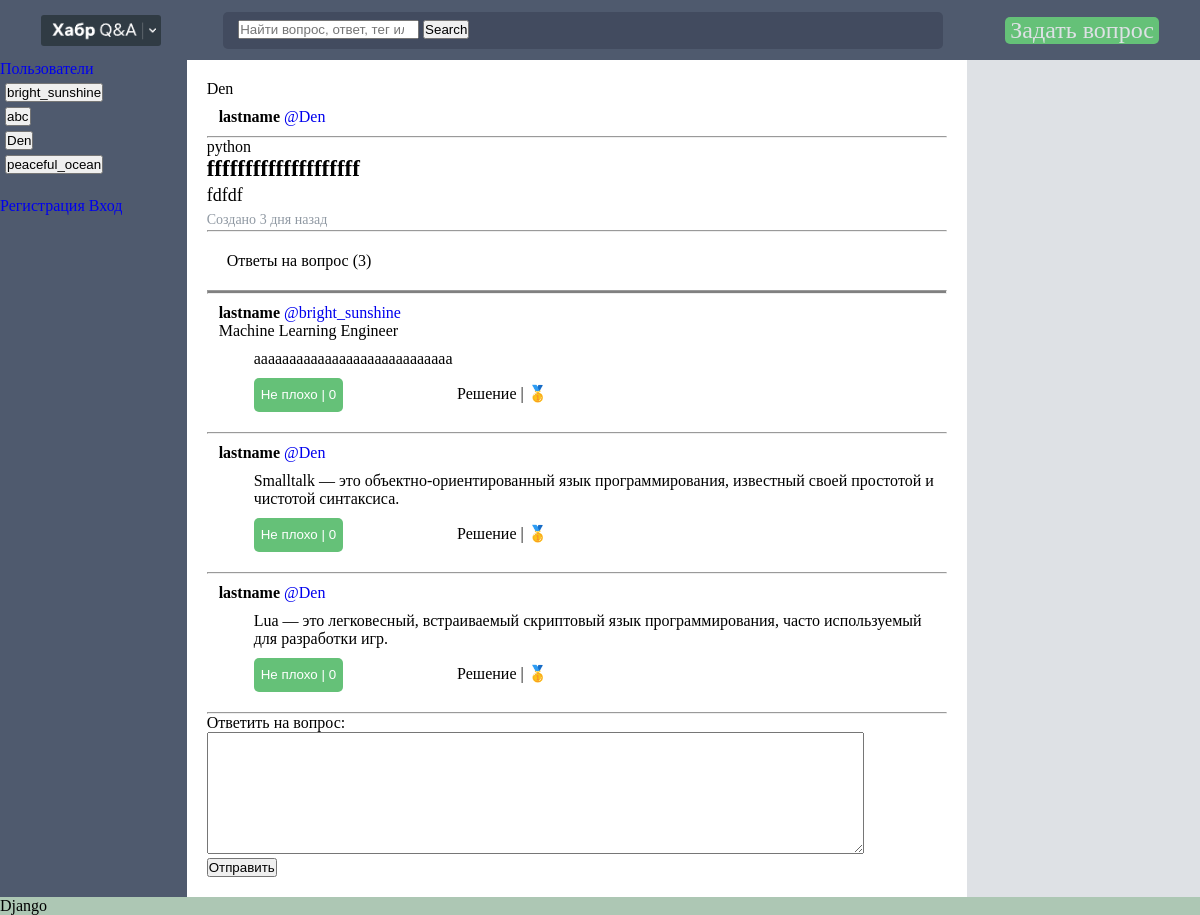
/q/1/, run on an earlier commit of the app's database.
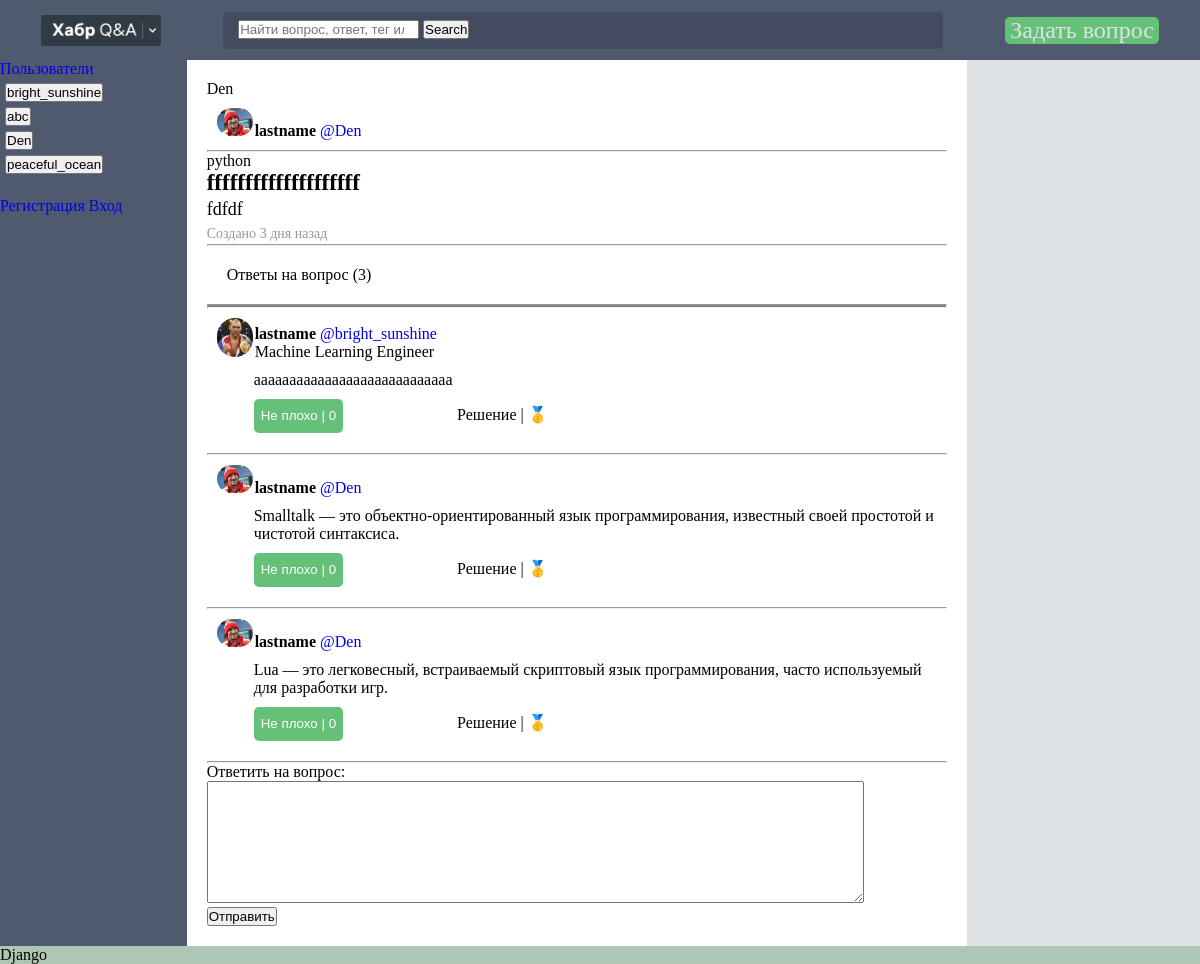
And on a later commit of the database.
### main/models.py (models this page shows, shortened)
class User(AbstractUser):
    profession = models.CharField(max_length=50, default="", blank=True)
    rating_cache = models.IntegerField(default=-1)
    rating_cache_updated_at = models.DateTimeField(auto_now_add=True)
    image_url = models.CharField(max_length=50, blank=True)

class Answer(models.Model):
    autor = models.ForeignKey(
        User,
        null=True,
        blank=False,
        on_delete=models.CASCADE,
        related_name="answer_set",
    )
    question = models.ForeignKey(
        Question,
        null=True,
        blank=False,
        on_delete=models.CASCADE,
        related_name="question",
    )
    text = models.TextField(max_length=20, blank=False)
    created_at = models.DateTimeField(auto_now_add=True, blank=False)
    updated_at = models.DateTimeField(auto_now=True, blank=False)
    parent = models.ForeignKey(
        "self", null=True, blank=False, on_delete=models.SET_NULL
    )
    correct = models.BooleanField(default=False, blank=True)

### main/views.py (the view, shortened to what this page needs)
# urls.py: path("q/<int:question_id>/", question, name="question"),  # 1
def question(request, **kwargs):
    question_obj = Question.objects.get(id=kwargs["question_id"])
    print(kwargs, "<<<< ---------- kwargs ----------")
    try:
        question_obj = Question.objects.get(id=kwargs["question_id"])
        print(question_obj, "<<<< ---------- question_obj ----------")
        answers = question_obj.answers.all()
        for answer in answers:
            answer.reaction_count = answer.rection_set.count()
        context = {"quest": question_obj, "answers": answers}
        return render(request, "questions.html", context)
    except Exception as e:
        print(e, "<<< (e) def question(request, **kwargs)")
        return HttpResponse("err")

### main/models.py (called while the page is built)
    def __str__(self) -> str:
        return self.title

    @property
    def answers(self):
        return Answer.objects.filter(question=self).order_by("-created_at")

### templates/questions.html (shortened to what this page needs)
{% extends 'wrapper/main.html' %}
{% load static %}
{% block content %}
  <body>
    <div class="page_box">
      {{ quest.autor }}
      {% include 'shared/user_witget.html' with user=quest.autor %}
      <div class="question-container">
        <hr class="hr" />
        <div>
          <p class="teg">{{ quest.teg }}</p>
        </div>
        <div class="title">{{ quest.title }}</div>
        <div class="question">{{ quest.text }}</div>
        <div class="create">Создано {{ quest.created_at|timesince }} назад</div>
        <hr class="hr" />
      </div>
      <div class="solution-container">
        <div class="text-1">Ответы на вопрос ({{ answers|length }})</div>
        <hr id="black" />
        {% for answer in answers %}
          {% include 'shared/user_witget.html' with user=answer.autor %}
          <div id="text">
            <div>{{ answer.text }}</div>
            <button id="rection" onclick="increaseCounter({{ answer.id }})">
              <div>
                <span id="counter-{{ answer.id }}">Не плохо | {{ answer.reaction_count }}</span>
              </div>
            </button>
            {% if request.user == quest.autor %}
              {% if answer.correct == True %}
                <div class="correct">
                  <span>Решение | ✓</span>
                </div>
              {% else %}
                <button class="correct" onclick="correct({{ answer.id }})">
                  <div>
                    <span id="{{ answer.id }}">Отметить как правильное</span>
                  </div>
                </button>
              {% endif %}
            {% else %}
              {% if answer.correct == True %}
                <div class="correct">
                  <span>Решение | 🥇</span>
                </div>
              {% else %}
                <div class="correct">
                  <span></span>
                </div>
              {% endif %}
            {% endif %}
          </div>
          <hr />
        {% endfor %}
      </div>
      {% if request.user == quest.autor %}
        <div></div>
      {% else %}
        <form action="{% url 'question' quest.id %}" method="post" id="form">
          <label for="message">Ответить на вопрос:</label><br />
          <textarea id="message" name="message" rows="8" cols="80">{{ answer }}</textarea><br />
          <button type="submit">Отправить</button>
        </form>
      {% endif %}
    </div>
  </body>
{% endblock %}

### templates/shared/user_witget.html (shortened to what this page needs)
<div class="user-widget">
  {% if user.image_url %}
    <div>
      <img class="user-widget-img" src="/static/profile/picture/{{ user.image_url }}/file-1.jpg" alt="" width="36" />
    </div>
  {% else %}
    <div>
      <img class="user-widget-img" src="/static/img/head.png" alt="" width="36" />
    </div>
  {% endif %}
  <div class="user-widget-info">
    <p class="user-widget-info-name">
      <strong>
        <span>lastname</span>
      </strong>
      <a href="{% url 'user_profile' user %}">@{{ user }}</a>
    </p>
    {% if user.profession != '' %}
      <p class="user-widget-info-title">{{ user.profession }}</p>
    {% endif %}
  </div>
</div>

What changed in the data, as far as the page shows it:
changed User "Den": image_url: picture added
changed through a linked row, Answer "aaaaaaaaaaaaaaaaaaaaaaaaaaaa": image_url: picture added
changed through a linked row, Answer (number 2 of 3 on the later page): image_url: picture added
changed through a linked row, Answer (number 3 of 3 on the later page): image_url: picture added
